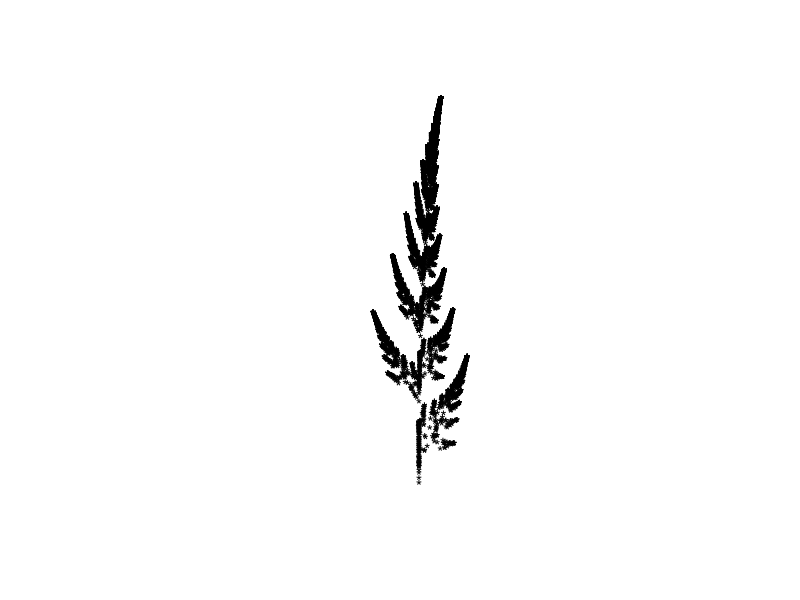

Reproduce this figure in R.

# 4 Transformations i.e. p(n+1) = A * p(n) + a

A <-   matrix(c( 0   ,  0   ,  0   , 0.16), nrow=2); 
a = c(0, 0.00); 
pa = 0.01

B <- matrix(c( 0.65, -0.10,  0.04, 0.80), nrow=2); 
b = c(0, 1.60); 
pb = 0.85

C <- matrix(c( 0.20,  0.10, -0.26, 0.22), nrow=2); 
c = c(0, 1.60); 
pc = 0.07

D <- matrix(c(-0.25,  0.26,  0.28, 0.24), nrow=2); 
d = c(0, 0.44); 
pd = 0.07

K <- list(A, B, C, D)
k <- list(a, b, c, d)

N <- 10000
s <- sample(1:4, N, prob = c(pa, pb, pc, pd), replace = TRUE)


# Allocate space for the iterated points
P <- matrix(0, nrow=2, ncol=N+1)

for (i in seq(N)) {

  M = K[[s[i]]]
  m = k[[s[i]]]

    P[,i+1] = M %*% P[,i] + m
}

# Plot Matrix
plot(P[1,], P[2,],as=2,pch='*',an=FALSE,ax=FALSE)
